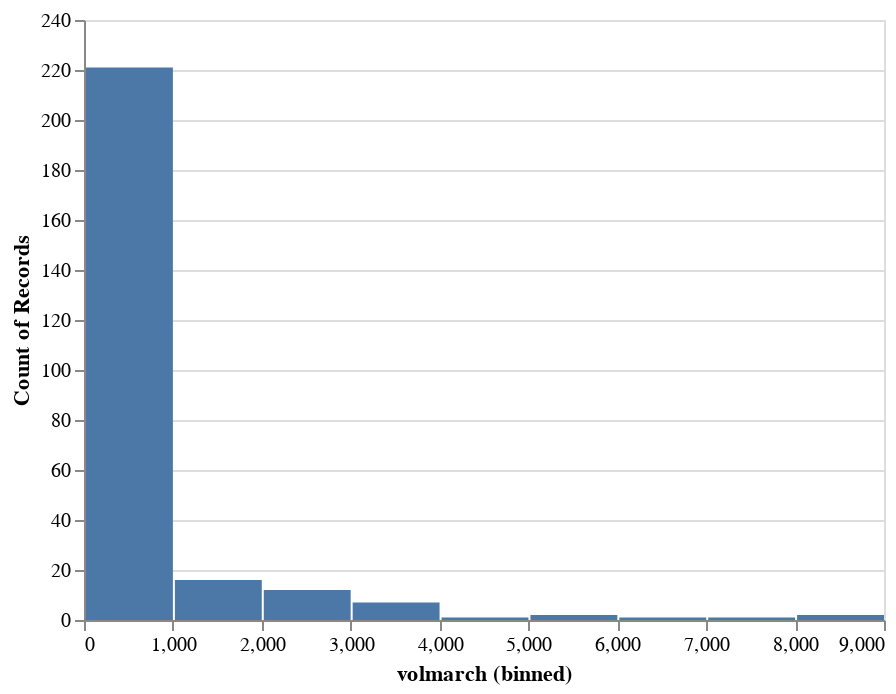

The code cell stored with this chart in its notebook:
### Code cell
# plot the dataset, referencing dataframe column names
import altair as alt
alt.data_transformers.enable('default', max_rows=None)
alt.Chart(df).mark_bar().encode(
  x=alt.X('volmarch', bin=True),
  y='count()',
)

### Figure 1 — Vega-Lite specification as saved in the notebook (floating-point values rounded to 4 significant figures; data arrays with more than 128 entries replaced by an {"elided": "..."} marker saying what was removed)
{"config": {"view": {"continuousWidth": 400, "continuousHeight": 300}}, "data": {"name": "data-c81b106d4f20be9494c75a19dc030f09"}, "mark": "bar", "encoding": {"x": {"type": "quantitative", "bin": true, "field": "volmarch"}, "y": {"type": "quantitative", "aggregate": "count"}}, "$schema": "https://vega.github.io/schema/vega-lite/v4.8.1.json", "datasets": {"data-c81b106d4f20be9494c75a19dc030f09": {"elided": "263 records"}}}
